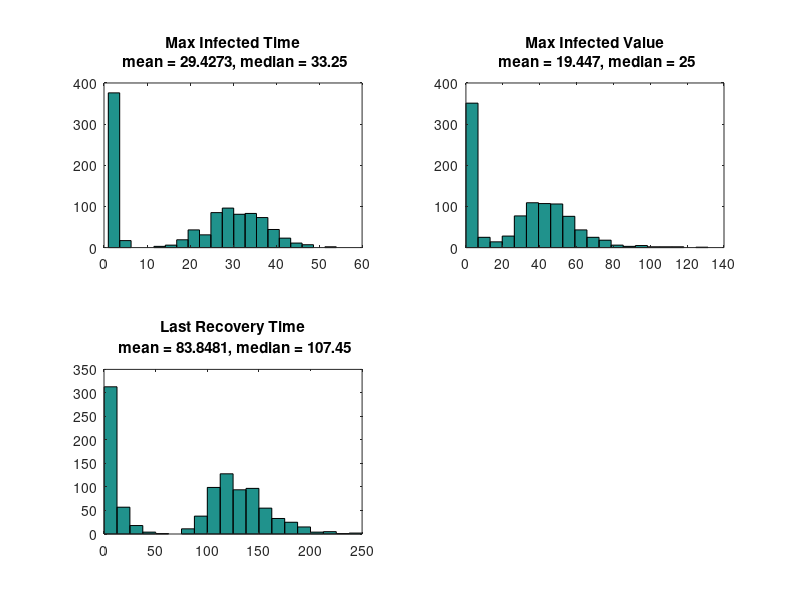

Source code (MATLAB):
maxInf = [
0.0,1.0;
42.5,41.0;
3.9,3.0;
0.0,1.0;
0.0,1.0;
21.2,35.0;
38.7,40.0;
0.0,1.0;
66.3,32.0;
55.5,34.0;
35.5,29.0;
33.6,28.0;
64.9,20.0;
0.0,1.0;
0.0,1.0;
65.3,31.0;
51.8,32.0;
30.9,42.0;
2.9,2.0;
19.2,6.0;
0.0,1.0;
45.3,32.0;
53.5,28.0;
44.6,28.0;
4.6,2.0;
1.4,2.0;
36.9,47.0;
0.0,1.0;
0.0,1.0;
35.8,39.0;
62.7,25.0;
56.9,35.0;
0.0,1.0;
34.1,40.0;
27.9,39.0;
43.8,33.0;
40.1,40.0;
41.7,41.0;
33.0,30.0;
69.6,32.0;
0.0,1.0;
34.1,41.0;
11.7,2.0;
31.0,29.0;
33.8,26.0;
0.0,1.0;
39.4,38.0;
30.5,28.0;
70.2,33.0;
49.1,32.0;
69.7,19.0;
41.1,23.0;
0.0,1.0;
4.1,3.0;
40.4,35.0;
1.0,2.0;
43.2,33.0;
0.0,1.0;
36.2,31.0;
0.0,1.0;
34.6,35.0;
0.0,1.0;
0.0,1.0;
59.1,27.0;
51.9,28.0;
0.0,1.0;
4.7,2.0;
56.2,40.0;
45.9,35.0;
19.7,17.0;
1.0,2.0;
51.7,29.0;
37.6,29.0;
67.7,40.0;
0.0,1.0;
52.2,33.0;
41.6,38.0;
0.0,1.0;
0.0,1.0;
28.5,35.0;
0.0,1.0;
60.6,26.0;
47.4,28.0;
0.0,1.0;
0.0,1.0;
0.0,1.0;
55.9,31.0;
31.2,39.0;
103.2,26.0;
64.8,25.0;
64.4,21.0;
0.0,1.0;
50.5,31.0;
5.7,3.0;
40.1,26.0;
8.1,2.0;
48.1,42.0;
7.9,2.0;
35.9,35.0;
47.6,33.0;
5.1,3.0;
0.0,1.0;
0.9,2.0;
43.8,32.0;
0.0,1.0;
45.6,41.0;
55.4,28.0;
65.7,43.0;
0.0,1.0;
27.3,18.0;
0.0,1.0;
14.8,4.0;
55.6,31.0;
0.0,1.0;
0.0,1.0;
32.1,33.0;
39.1,26.0;
0.0,1.0;
73.5,25.0;
49.8,30.0;
41.7,29.0;
25.2,36.0;
2.4,3.0;
42.6,36.0;
0.0,1.0;
0.0,1.0;
7.0,3.0;
52.3,35.0;
0.0,1.0;
0.6,2.0;
32.6,36.0;
46.7,23.0;
0.0,1.0;
0.0,1.0;
28.6,21.0;
0.0,1.0;
44.3,45.0;
50.2,22.0;
40.8,22.0;
48.6,19.0;
50.6,34.0;
0.0,1.0;
104.8,16.0;
43.0,33.0;
69.8,22.0;
0.0,1.0;
52.0,37.0;
5.3,3.0;
69.0,32.0;
4.5,3.0;
69.2,23.0;
58.4,36.0;
0.0,1.0;
39.0,31.0;
59.4,34.0;
34.6,31.0;
2.3,2.0;
50.8,23.0;
52.8,47.0;
54.4,32.0;
50.2,29.0;
57.4,27.0;
0.0,1.0;
0.0,1.0;
0.0,1.0;
0.0,1.0;
79.7,36.0;
3.8,2.0;
59.9,24.0;
47.4,28.0;
0.0,1.0;
1.5,2.0;
37.9,30.0;
10.2,3.0;
39.5,41.0;
46.6,32.0;
0.0,1.0;
40.4,35.0;
0.0,1.0;
13.8,2.0;
0.0,1.0;
46.2,31.0;
0.0,1.0;
49.9,35.0;
0.0,1.0;
14.6,6.0;
74.1,30.0;
0.0,1.0;
30.3,37.0;
0.0,1.0;
131.3,19.0;
0.0,1.0;
43.4,27.0;
0.0,1.0;
50.0,37.0;
1.8,2.0;
0.0,1.0;
33.9,33.0;
41.9,45.0;
0.0,1.0;
21.8,22.0;
1.9,3.0;
0.0,1.0;
46.8,33.0;
41.9,35.0;
47.7,37.0;
0.0,1.0;
0.0,1.0;
45.8,28.0;
2.4,3.0;
27.6,34.0;
33.0,38.0;
0.0,1.0;
32.4,32.0;
0.0,1.0;
28.5,31.0;
0.0,1.0;
0.0,1.0;
6.0,4.0;
33.4,39.0;
5.3,2.0;
0.0,1.0;
39.6,40.0;
52.5,23.0;
23.6,31.0;
49.1,31.0;
56.5,31.0;
0.0,1.0;
59.8,34.0;
0.0,1.0;
26.7,27.0;
0.0,1.0;
3.5,2.0;
10.4,4.0;
59.0,35.0;
25.8,36.0;
35.1,35.0;
35.8,31.0;
3.0,2.0;
50.6,33.0;
0.0,1.0;
11.7,5.0;
0.0,1.0;
0.0,1.0;
40.3,22.0;
6.1,2.0;
50.5,24.0;
63.3,23.0;
0.3,2.0;
48.9,26.0;
37.0,24.0;
36.7,35.0;
0.0,1.0;
0.0,1.0;
0.0,1.0;
16.0,2.0;
0.0,1.0;
0.0,1.0;
37.7,26.0;
35.5,37.0;
41.3,39.0;
0.0,1.0;
0.0,1.0;
0.0,1.0;
29.4,21.0;
25.0,32.0;
65.0,24.0;
5.9,2.0;
39.7,31.0;
0.0,1.0;
47.1,25.0;
44.4,28.0;
54.2,38.0;
3.3,2.0;
78.8,26.0;
19.1,4.0;
49.5,42.0;
40.2,37.0;
0.0,1.0;
3.9,5.0;
34.9,32.0;
34.7,21.0;
21.0,32.0;
59.0,25.0;
46.7,44.0;
0.0,1.0;
8.6,4.0;
41.4,27.0;
50.5,29.0;
0.0,1.0;
55.9,31.0;
0.0,1.0;
48.3,36.0;
37.4,37.0;
48.3,27.0;
37.3,18.0;
0.0,1.0;
0.0,1.0;
73.4,22.0;
5.6,2.0;
38.6,34.0;
78.7,21.0;
31.6,24.0;
58.8,28.0;
49.4,27.0;
15.1,3.0;
0.0,1.0;
34.6,33.0;
0.0,1.0;
35.1,28.0;
0.0,1.0;
72.8,33.0;
54.7,25.0;
57.3,29.0;
14.2,2.0;
38.5,37.0;
29.4,21.0;
0.0,1.0;
36.5,30.0;
110.7,20.0;
52.9,26.0;
65.8,32.0;
37.4,42.0;
0.0,1.0;
0.0,1.0;
3.9,3.0;
67.9,21.0;
32.5,24.0;
31.2,28.0;
0.0,1.0;
2.5,2.0;
63.7,27.0;
38.9,44.0;
2.2,2.0;
6.4,2.0;
28.2,48.0;
22.9,26.0;
0.0,1.0;
59.2,32.0;
4.5,2.0;
67.3,32.0;
2.0,2.0;
6.1,2.0;
66.7,28.0;
0.7,2.0;
0.0,1.0;
0.0,1.0;
35.2,39.0;
42.7,30.0;
33.9,34.0;
36.2,36.0;
69.6,28.0;
35.5,37.0;
42.3,30.0;
52.7,42.0;
30.2,33.0;
44.5,40.0;
0.0,1.0;
32.8,30.0;
42.1,26.0;
42.3,35.0;
16.0,2.0;
73.9,19.0;
44.3,29.0;
33.1,36.0;
33.3,36.0;
51.2,29.0;
26.4,43.0;
74.7,31.0;
0.0,1.0;
44.5,36.0;
51.1,27.0;
0.0,1.0;
47.0,41.0;
24.2,48.0;
51.7,37.0;
61.0,28.0;
35.2,33.0;
45.5,37.0;
36.9,18.0;
41.8,38.0;
26.8,37.0;
0.0,1.0;
38.5,33.0;
56.0,26.0;
27.2,33.0;
0.0,1.0;
30.4,31.0;
46.0,22.0;
58.3,45.0;
0.0,1.0;
28.3,22.0;
8.5,3.0;
63.8,25.0;
0.0,1.0;
26.4,28.0;
0.0,1.0;
0.0,1.0;
12.2,3.0;
13.2,4.0;
39.4,33.0;
0.0,1.0;
42.5,38.0;
23.3,36.0;
0.0,1.0;
0.0,1.0;
25.5,31.0;
28.5,26.0;
57.9,28.0;
54.9,40.0;
4.2,2.0;
0.0,1.0;
25.1,30.0;
45.4,20.0;
30.1,27.0;
0.0,1.0;
0.0,1.0;
25.5,19.0;
0.0,1.0;
0.0,1.0;
0.0,1.0;
35.6,40.0;
0.0,1.0;
43.1,22.0;
39.3,26.0;
0.0,1.0;
0.0,1.0;
2.5,2.0;
50.4,19.0;
4.8,2.0;
0.0,1.0;
38.9,36.0;
0.0,1.0;
49.2,34.0;
59.0,32.0;
53.5,30.0;
47.1,24.0;
51.0,28.0;
61.9,24.0;
2.8,3.0;
66.2,27.0;
23.7,39.0;
75.8,26.0;
26.2,25.0;
42.0,37.0;
61.0,21.0;
0.0,1.0;
54.0,32.0;
15.9,2.0;
27.3,31.0;
82.2,26.0;
0.0,1.0;
31.3,20.0;
53.6,30.0;
0.0,1.0;
5.7,4.0;
0.0,1.0;
0.0,1.0;
42.1,40.0;
0.8,3.0;
0.0,1.0;
53.3,28.0;
41.0,22.0;
0.0,1.0;
37.5,27.0;
113.3,39.0;
0.0,1.0;
26.3,30.0;
4.0,2.0;
54.9,26.0;
53.3,33.0;
38.8,26.0;
37.9,39.0;
24.2,21.0;
0.0,1.0;
0.0,1.0;
8.2,2.0;
0.0,1.0;
84.1,20.0;
36.8,30.0;
46.8,38.0;
0.0,1.0;
57.7,28.0;
57.8,26.0;
43.6,32.0;
4.1,2.0;
0.0,1.0;
0.0,1.0;
0.0,1.0;
0.3,2.0;
30.0,37.0;
48.3,40.0;
0.0,1.0;
47.7,38.0;
61.0,30.0;
45.1,31.0;
36.0,26.0;
47.2,34.0;
31.4,24.0;
61.3,33.0;
44.4,37.0;
44.7,36.0;
46.0,36.0;
61.1,30.0;
0.0,1.0;
40.0,27.0;
78.7,22.0;
4.7,2.0;
42.4,36.0;
63.8,31.0;
0.4,2.0;
0.0,1.0;
0.0,1.0;
0.0,1.0;
56.7,39.0;
54.1,30.0;
36.4,28.0;
47.1,30.0;
0.0,1.0;
0.0,1.0;
27.5,53.0;
55.4,16.0;
37.6,43.0;
75.3,20.0;
27.5,38.0;
35.9,29.0;
5.7,4.0;
26.8,40.0;
0.0,1.0;
0.0,1.0;
25.8,14.0;
70.9,28.0;
55.7,31.0;
35.3,17.0;
44.1,34.0;
0.0,1.0;
41.9,39.0;
36.4,42.0;
0.0,1.0;
4.3,2.0;
64.9,29.0;
39.2,31.0;
42.2,32.0;
2.1,2.0;
42.2,31.0;
30.9,31.0;
0.0,1.0;
0.0,1.0;
27.4,29.0;
49.8,25.0;
29.6,4.0;
58.0,25.0;
25.8,32.0;
0.0,1.0;
37.5,25.0;
48.5,23.0;
5.1,2.0;
0.0,1.0;
37.4,39.0;
0.0,1.0;
0.0,1.0;
53.3,37.0;
41.4,19.0;
65.4,30.0;
55.2,26.0;
0.0,1.0;
0.0,1.0;
21.1,4.0;
27.9,36.0;
6.0,2.0;
33.5,34.0;
48.5,24.0;
58.7,27.0;
4.9,3.0;
57.1,33.0;
2.4,2.0;
0.0,1.0;
0.8,2.0;
0.0,1.0;
27.1,41.0;
0.0,1.0;
0.5,2.0;
57.5,30.0;
45.5,29.0;
54.3,27.0;
5.3,3.0;
0.0,1.0;
56.4,32.0;
29.0,39.0;
0.0,1.0;
0.0,1.0;
0.0,1.0;
3.5,2.0;
35.0,32.0;
46.0,38.0;
76.6,27.0;
0.0,1.0;
42.3,40.0;
63.1,36.0;
0.0,1.0;
56.4,31.0;
3.7,4.0;
45.1,29.0;
0.4,2.0;
0.0,1.0;
0.0,1.0;
52.6,26.0;
43.4,32.0;
38.1,38.0;
47.6,38.0;
47.8,30.0;
38.6,35.0;
74.0,21.0;
0.0,1.0;
45.1,33.0;
0.0,1.0;
42.2,38.0;
74.2,24.0;
36.2,27.0;
47.8,28.0;
52.2,29.0;
43.8,33.0;
62.0,28.0;
33.5,38.0;
31.5,39.0;
0.0,1.0;
0.0,1.0;
51.0,30.0;
57.6,29.0;
57.6,37.0;
0.0,1.0;
53.2,31.0;
43.0,21.0;
67.7,35.0;
68.5,28.0;
46.7,35.0;
0.0,1.0;
33.3,39.0;
58.4,36.0;
23.7,22.0;
50.9,30.0;
64.6,22.0;
41.5,39.0;
55.0,34.0;
0.0,1.0;
46.9,42.0;
4.8,2.0;
58.9,32.0;
8.3,2.0;
0.0,1.0;
8.1,2.0;
0.0,1.0;
56.3,35.0;
0.0,1.0;
52.1,25.0;
3.7,2.0;
12.9,2.0;
0.0,1.0;
29.1,37.0;
39.1,23.0;
33.7,31.0;
36.1,33.0;
41.4,37.0;
0.0,1.0;
0.0,1.0;
19.8,5.0;
3.6,2.0;
20.5,29.0;
117.2,23.0;
49.1,35.0;
31.9,31.0;
32.2,48.0;
47.5,27.0;
2.2,2.0;
39.4,35.0;
48.8,29.0;
48.8,35.0;
4.4,3.0;
46.4,32.0;
50.1,23.0;
36.0,36.0;
49.4,31.0;
51.9,32.0;
0.0,1.0;
46.9,30.0;
36.7,40.0;
29.3,33.0;
57.7,31.0;
0.0,1.0;
0.0,1.0;
0.0,1.0;
61.2,30.0;
0.0,1.0;
45.6,26.0;
39.5,40.0;
94.3,22.0;
0.0,1.0;
45.9,36.0;
45.4,34.0;
61.1,30.0;
0.0,1.0;
59.4,25.0;
69.6,27.0;
87.4,44.0;
0.0,1.0;
0.0,1.0;
6.7,2.0;
55.1,23.0;
47.4,31.0;
58.4,27.0;
0.0,1.0;
52.1,31.0;
49.5,40.0;
0.0,1.0;
35.5,29.0;
37.2,25.0;
80.8,26.0;
45.8,32.0;
37.1,48.0;
42.8,31.0;
28.1,32.0;
54.2,16.0;
31.3,28.0;
28.6,54.0;
49.6,35.0;
9.3,3.0;
35.3,37.0;
3.3,2.0;
11.9,3.0;
0.0,1.0;
64.6,23.0;
70.4,17.0;
5.4,2.0;
36.3,27.0;
0.0,1.0;
38.5,39.0;
0.0,1.0;
41.1,30.0;
0.0,1.0;
0.0,1.0;
0.9,2.0;
0.0,1.0;
0.7,2.0;
28.1,30.0;
34.1,38.0;
48.6,30.0;
0.0,1.0;
0.0,1.0;
108.6,16.0;
51.3,25.0;
4.9,2.0;
0.0,1.0;
38.1,46.0;
41.2,33.0;
8.5,3.0;
55.2,27.0;
0.0,1.0;
2.6,2.0;
0.4,2.0;
30.7,37.0;
44.8,37.0;
49.4,36.0;
44.5,30.0;
34.9,28.0;
40.6,20.0;
61.4,19.0;
0.0,1.0;
40.8,30.0;
32.8,27.0;
0.0,1.0;
58.6,32.0;
29.8,33.0;
49.9,39.0;
53.7,30.0;
1.3,2.0;
4.8,2.0;
46.8,40.0;
37.5,34.0;
36.1,31.0;
44.5,20.0;
65.3,30.0;
65.4,31.0;
56.4,31.0;
5.2,2.0;
0.0,1.0;
0.0,1.0;
62.9,30.0;
45.9,46.0;
32.3,24.0;
30.4,36.0;
55.9,33.0;
28.1,24.0;
53.6,27.0;
48.5,39.0;
3.9,3.0;
0.0,1.0;
63.1,40.0;
62.5,26.0;
46.1,33.0;
0.0,1.0;
0.0,1.0;
33.3,27.0;
60.2,26.0;
18.2,22.0;
0.0,1.0;
13.5,6.0;
29.4,39.0;
7.5,2.0;
25.4,37.0;
51.8,31.0;
3.5,2.0;
5.1,3.0;
52.9,32.0;
30.9,28.0;
0.0,1.0;
0.0,1.0;
36.0,26.0;
8.7,3.0;
1.5,2.0;
58.3,20.0;
32.4,42.0;
67.7,12.0;
31.2,45.0;
0.8,2.0;
1.1,3.0;
47.5,33.0;
44.1,34.0;
49.2,16.0;
33.2,44.0;
67.8,29.0;
39.9,41.0;
5.9,2.0;
23.9,19.0;
76.2,22.0;
47.2,36.0;
39.9,24.0;
48.5,38.0;
40.8,27.0;
8.5,2.0;
27.6,34.0;
46.5,44.0;
43.9,32.0;
0.0,1.0;
29.0,26.0;
94.6,33.0;
10.6,2.0;
57.2,35.0;
32.0,27.0;
97.3,18.0;
35.7,38.0;
1.7,2.0;
29.7,22.0;
0.0,1.0;
0.6,2.0;
24.3,41.0;
34.7,31.0;
57.3,32.0;
34.7,25.0;
0.0,1.0;
0.0,1.0;
37.7,27.0;
34.8,35.0;
48.8,31.0;
41.2,42.0;
1.3,2.0;
6.8,2.0;
86.7,24.0;
57.4,29.0;
0.8,2.0;
3.5,2.0;
78.7,30.0;
27.2,43.0;
1.0,2.0;
44.8,34.0;
36.5,31.0;
89.6,20.0;
48.3,34.0;
47.1,22.0;
0.0,1.0;
56.6,27.0;
51.3,38.0;
0.0,1.0;
73.8,25.0;
68.3,20.0;
28.3,2.0;
39.9,32.0;
0.0,1.0;
65.7,16.0;
0.0,1.0;
3.5,3.0;
0.0,1.0;
47.3,35.0;
37.6,37.0;
0.0,1.0;
40.3,28.0;
40.5,31.0;
0.0,1.0;
34.5,3.0;
0.0,1.0;
6.0,2.0;
46.2,32.0;
0.0,1.0;
37.4,37.0;
42.5,32.0;
35.7,34.0;
40.1,29.0;
0.0,1.0;
0.0,1.0;
33.6,27.0;
29.7,34.0;
0.0,1.0;
80.7,27.0;
30.8,38.0;
0.0,1.0;
46.8,30.0;
39.1,38.0;
93.7,17.0;
28.3,40.0;
0.0,1.0;
0.0,1.0;
18.6,17.0;
32.9,40.0;
5.7,2.0;
35.3,38.0;
50.6,28.0;
0.3,2.0;
45.2,29.0;
5.5,2.0;
0.0,1.0;
0.0,1.0;
68.7,24.0;
48.2,27.0;
29.4,25.0;
0.0,1.0;
11.5,2.0;
44.3,18.0;
45.1,30.0;
62.6,23.0;
0.0,1.0;
40.5,30.0;
49.5,28.0;
59.0,30.0;
31.1,39.0;
0.9,2.0;
0.0,1.0;
0.0,1.0;
6.0,3.0;
57.1,43.0;
37.0,40.0;
0.0,1.0;
3.7,2.0;
0.0,1.0;
49.4,37.0;
63.7,33.0;
93.2,26.0;
38.1,32.0;
38.7,32.0;
0.0,1.0;
25.2,22.0;
25.5,39.0;
74.9,23.0;
0.0,1.0;
34.3,25.0;
48.5,33.0;
4.6,3.0;
60.6,25.0;
35.8,48.0;
55.9,24.0;
32.8,38.0;
2.2,2.0;
0.0,1.0;
59.1,26.0;
0.0,1.0;
0.0,1.0;
41.4,39.0;
48.6,37.0;
12.4,3.0;
34.9,33.0;
43.8,29.0;
0.0,1.0;
0.0,1.0;
72.5,14.0;
0.0,1.0;
52.5,31.0;
0.0,1.0;
53.7,35.0;
61.8,26.0;
44.2,34.0;
4.1,3.0;
37.5,35.0;
0.0,1.0;
1.3,3.0;
0.0,1.0;
56.1,25.0;
30.2,35.0;
43.5,22.0;
46.2,25.0;
0.0,1.0;
40.7,21.0;
40.0,29.0;
];
lastRec = [
0.2;
148.7;
30.7;
3.3;
0.6;
112.4;
119.4;
3.3;
144.9;
105.1;
113.3;
113.5;
144.9;
0.5;
0.6;
156.1;
140.2;
108.3;
14.6;
31.0;
6.6;
149.3;
133.2;
178.5;
6.7;
11.5;
114.7;
0.6;
7.8;
100.2;
140.2;
136.1;
0.8;
100.4;
77.7;
134.5;
119.0;
105.0;
117.0;
133.1;
1.5;
102.8;
13.7;
130.4;
136.7;
2.2;
162.8;
119.1;
150.5;
122.3;
137.6;
109.3;
1.6;
15.4;
98.4;
10.6;
118.9;
0.5;
114.6;
3.3;
111.2;
3.8;
4.0;
197.3;
134.7;
1.9;
17.2;
162.8;
113.0;
96.3;
2.2;
150.0;
146.2;
146.4;
12.8;
138.6;
104.5;
1.6;
5.3;
93.8;
0.7;
112.1;
175.6;
0.9;
1.3;
7.5;
167.1;
154.4;
142.5;
130.2;
146.3;
2.2;
123.8;
13.7;
110.7;
9.1;
147.4;
10.3;
108.0;
123.9;
17.6;
2.1;
7.8;
116.0;
5.7;
116.2;
156.8;
158.6;
2.7;
119.1;
3.5;
38.1;
154.7;
0.7;
0.5;
123.8;
102.7;
2.2;
181.7;
117.6;
145.3;
102.2;
7.9;
148.3;
2.5;
10.0;
12.3;
112.3;
5.1;
15.0;
79.6;
147.5;
7.7;
0.8;
116.4;
1.7;
105.8;
146.2;
127.5;
151.2;
94.9;
3.5;
190.2;
141.2;
134.5;
4.4;
122.0;
16.2;
178.1;
11.8;
151.0;
140.7;
1.5;
106.6;
142.7;
111.2;
3.6;
160.7;
133.3;
123.1;
162.7;
107.0;
12.8;
4.5;
0.4;
0.5;
141.8;
8.5;
112.9;
164.6;
2.2;
3.5;
107.5;
37.9;
98.4;
121.2;
0.1;
120.6;
1.2;
25.8;
2.3;
183.9;
10.5;
150.2;
0.2;
26.7;
153.1;
4.5;
122.5;
8.4;
218.6;
10.3;
131.2;
1.5;
142.5;
2.9;
0.2;
164.9;
125.0;
0.8;
122.3;
8.0;
4.4;
138.6;
135.9;
100.2;
3.1;
0.3;
92.5;
25.3;
96.0;
106.0;
2.8;
161.0;
17.9;
115.7;
7.0;
6.1;
8.6;
119.7;
7.2;
4.7;
129.8;
112.2;
136.6;
87.8;
158.7;
1.7;
121.8;
1.1;
104.4;
1.5;
24.4;
17.6;
141.5;
96.6;
110.2;
124.1;
8.2;
153.1;
11.9;
21.1;
0.6;
3.7;
115.2;
9.9;
150.3;
189.7;
2.5;
120.8;
115.0;
134.0;
3.3;
2.1;
3.6;
16.3;
1.9;
4.8;
123.2;
185.4;
127.8;
2.5;
3.1;
2.5;
195.0;
117.6;
135.2;
6.0;
82.9;
1.7;
169.4;
137.8;
130.1;
4.9;
183.9;
33.7;
135.6;
102.0;
12.9;
13.9;
123.9;
138.5;
84.1;
133.9;
132.7;
1.3;
29.4;
108.1;
107.2;
2.6;
169.0;
13.9;
100.0;
86.7;
117.6;
188.4;
13.7;
1.5;
220.7;
7.7;
129.6;
159.0;
140.1;
100.9;
144.8;
27.0;
4.6;
116.3;
1.1;
121.4;
2.1;
114.8;
147.8;
107.0;
19.7;
93.6;
140.6;
2.8;
185.8;
242.5;
108.3;
149.1;
106.3;
2.4;
1.0;
7.5;
141.3;
121.5;
124.7;
2.7;
23.7;
145.3;
180.5;
7.0;
9.9;
92.3;
92.7;
1.2;
96.8;
9.6;
136.2;
17.4;
9.9;
196.4;
6.5;
9.5;
5.2;
104.3;
100.4;
129.0;
181.2;
134.3;
109.0;
154.1;
123.6;
112.8;
99.8;
3.5;
111.4;
123.6;
145.5;
24.1;
165.8;
124.2;
113.2;
135.5;
132.5;
120.8;
126.3;
0.1;
110.7;
117.8;
2.6;
142.4;
110.9;
146.8;
138.3;
137.2;
119.0;
105.8;
118.9;
114.1;
0.8;
123.9;
174.7;
135.3;
2.8;
145.3;
115.3;
147.4;
9.1;
148.5;
39.8;
131.6;
3.8;
119.5;
1.9;
7.9;
30.6;
17.0;
108.6;
2.1;
156.7;
101.9;
0.8;
0.5;
97.8;
106.8;
123.1;
119.6;
35.2;
0.5;
165.4;
129.6;
106.0;
0.6;
5.2;
157.7;
6.0;
0.6;
1.2;
145.7;
5.6;
149.4;
176.1;
3.9;
5.5;
11.0;
163.3;
9.8;
4.0;
116.5;
1.2;
134.3;
147.1;
139.2;
113.5;
138.3;
156.0;
7.3;
162.2;
79.4;
172.9;
124.3;
139.7;
135.8;
4.2;
133.2;
26.1;
122.6;
143.5;
0.5;
170.8;
99.4;
1.6;
16.7;
6.2;
7.0;
99.7;
19.4;
1.8;
126.0;
151.0;
0.9;
90.2;
157.7;
5.6;
137.6;
6.2;
127.2;
125.5;
104.1;
155.6;
123.8;
12.8;
3.1;
16.6;
2.0;
141.8;
120.0;
127.4;
0.2;
145.7;
113.1;
189.7;
6.6;
1.4;
2.9;
9.0;
4.5;
86.8;
103.0;
1.3;
137.7;
140.9;
129.1;
113.6;
93.3;
123.0;
158.3;
134.7;
110.3;
160.5;
143.6;
10.5;
159.1;
179.9;
16.7;
112.6;
163.3;
7.4;
4.3;
0.8;
2.0;
101.7;
162.2;
115.1;
110.4;
2.1;
5.5;
113.1;
146.8;
108.4;
135.7;
121.8;
156.0;
10.4;
103.8;
0.6;
1.0;
152.4;
125.0;
171.8;
100.2;
79.5;
3.1;
171.9;
86.2;
1.6;
7.8;
125.9;
187.0;
105.4;
6.6;
119.8;
109.9;
3.7;
2.9;
94.8;
107.3;
41.8;
175.3;
112.5;
0.7;
131.2;
121.8;
9.2;
5.2;
109.1;
1.9;
1.5;
121.9;
112.7;
119.3;
124.4;
3.1;
0.8;
35.1;
93.2;
11.1;
87.8;
127.6;
123.7;
13.9;
140.8;
5.0;
0.5;
2.1;
0.6;
123.5;
2.4;
2.1;
147.2;
151.7;
182.7;
13.7;
1.1;
140.4;
155.2;
2.8;
1.1;
0.3;
32.9;
91.1;
120.1;
150.8;
1.3;
131.2;
109.4;
1.4;
190.7;
11.6;
100.8;
11.7;
2.4;
7.0;
181.5;
120.9;
114.7;
131.3;
131.7;
103.7;
145.9;
4.4;
145.3;
6.1;
128.7;
250.0;
111.2;
132.0;
165.3;
122.2;
113.9;
86.4;
103.4;
1.7;
5.9;
145.0;
161.7;
161.0;
5.2;
199.9;
123.7;
124.3;
141.3;
104.5;
23.0;
172.7;
127.4;
163.5;
158.1;
129.3;
127.1;
111.5;
0.5;
108.7;
24.3;
190.8;
15.3;
2.7;
16.8;
2.0;
132.0;
1.6;
180.7;
9.2;
15.2;
0.3;
120.4;
143.2;
131.2;
174.9;
124.6;
0.6;
18.6;
50.7;
12.1;
128.4;
168.6;
108.8;
163.1;
117.4;
97.1;
6.5;
119.3;
120.6;
144.1;
9.0;
133.7;
102.3;
98.9;
165.3;
148.8;
2.7;
105.0;
104.7;
123.6;
114.9;
6.3;
1.8;
0.8;
120.3;
2.8;
112.3;
143.9;
173.3;
3.0;
100.1;
98.2;
125.9;
6.1;
140.2;
127.6;
157.6;
2.8;
10.7;
14.8;
101.7;
140.5;
146.2;
0.1;
166.5;
127.7;
6.1;
140.9;
101.6;
183.2;
139.6;
101.4;
124.8;
134.7;
110.8;
141.0;
90.9;
100.9;
29.7;
91.7;
17.5;
35.7;
0.2;
180.5;
208.3;
14.6;
112.6;
0.3;
102.8;
3.0;
123.5;
0.3;
0.9;
3.3;
4.3;
1.8;
123.9;
104.5;
185.3;
2.1;
7.4;
141.6;
156.5;
12.1;
0.3;
96.3;
100.3;
20.9;
148.2;
0.1;
2.8;
6.7;
93.6;
140.7;
146.2;
137.3;
104.1;
151.5;
146.6;
0.2;
106.9;
137.0;
2.3;
123.4;
133.8;
140.8;
135.5;
6.9;
19.4;
122.9;
136.5;
79.8;
98.3;
108.2;
144.4;
117.2;
11.1;
1.1;
3.3;
134.3;
147.7;
184.7;
101.0;
145.4;
135.4;
135.1;
143.1;
8.1;
0.6;
118.4;
132.9;
117.8;
5.3;
3.5;
143.4;
209.5;
151.5;
0.3;
24.8;
88.7;
9.5;
121.5;
115.4;
11.4;
14.4;
129.3;
184.7;
1.0;
4.4;
137.2;
13.4;
4.6;
137.4;
140.5;
198.0;
88.8;
7.8;
2.3;
130.1;
128.7;
234.8;
156.2;
141.7;
107.4;
10.8;
196.5;
138.7;
106.9;
113.7;
106.8;
104.7;
25.3;
124.6;
155.5;
153.2;
2.5;
162.1;
153.4;
19.5;
112.0;
110.3;
194.7;
157.5;
10.6;
144.7;
2.4;
12.6;
127.7;
130.0;
120.3;
112.3;
4.9;
0.2;
117.0;
111.5;
124.2;
125.4;
5.1;
10.2;
166.0;
188.8;
2.4;
24.2;
174.6;
127.5;
5.7;
138.9;
100.0;
200.2;
119.9;
164.2;
2.3;
123.7;
102.4;
5.4;
159.9;
129.3;
29.7;
210.0;
7.8;
161.8;
1.6;
10.3;
2.7;
130.3;
142.7;
2.1;
125.1;
159.5;
4.7;
35.9;
5.2;
14.7;
113.9;
0.9;
98.2;
213.0;
121.8;
135.0;
0.3;
1.8;
144.6;
107.0;
4.2;
177.7;
92.8;
4.9;
166.2;
115.5;
224.8;
137.0;
3.1;
4.1;
119.3;
117.8;
8.4;
99.7;
139.6;
15.0;
150.9;
7.3;
2.2;
19.0;
213.5;
149.4;
100.4;
0.4;
18.0;
116.6;
115.5;
141.3;
0.5;
127.8;
133.8;
174.9;
109.9;
2.2;
13.7;
5.6;
11.2;
189.4;
102.1;
3.2;
4.4;
15.4;
154.8;
122.0;
149.9;
182.6;
135.6;
4.1;
155.0;
112.8;
153.5;
0.7;
108.5;
134.5;
24.3;
127.4;
156.7;
133.1;
113.0;
13.4;
0.9;
160.2;
0.5;
3.7;
112.0;
112.5;
14.6;
136.8;
149.8;
2.4;
7.9;
166.8;
1.6;
148.8;
7.8;
115.8;
121.3;
119.5;
11.6;
114.0;
0.9;
7.9;
3.1;
136.9;
182.8;
165.7;
138.7;
0.5;
128.1;
121.3;
];
sdMaxInfTime = 31.6;
sdMaxInfValue = 38.71612597804747;
sdLastRecTime = 101.6;
maxInfTimes = maxInf(:, 1);
maxInfValues = maxInf(:, 2);
lastRecTimes = lastRec(:, 1);
maxInfTimesMean = mean(maxInfTimes);
maxInfTimesMedian = median(maxInfTimes);
maxInfValuesMean = mean(maxInfValues);
maxInfValuesMedian = median(maxInfValues);
lastRecTimesMean = mean(lastRecTimes);
lastRecTimesMedian = median(lastRecTimes);
figure
subplot (2, 2, 1);
hist(maxInfValues, 20);
title (sprintf ('Max Infected Time\n mean = %d, median = %d', maxInfTimesMean, maxInfTimesMedian));
subplot (2, 2, 2);
hist(maxInfTimes, 20);
title (sprintf ('Max Infected Value\n mean = %d, median = %d', maxInfValuesMean, maxInfValuesMedian));
subplot (2, 2, 3);
hist(lastRecTimes, 20);
title (sprintf ('Last Recovery Time\n mean = %d, median = %d', lastRecTimesMean, lastRecTimesMedian));
